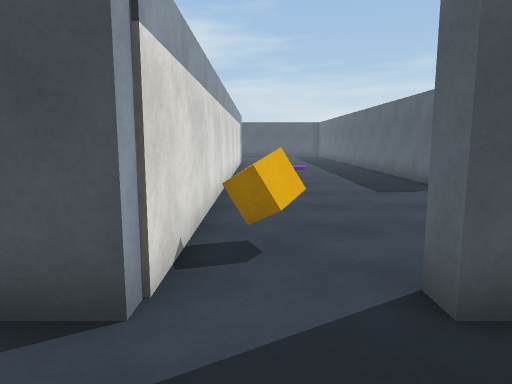
[1] (above)

24 first-person views from a walk through a scene from a Unity 3-D project. The camera is 1.4 m above the floor, tilts 8° down and sees 70° across. The floor is counted in squares, 1 m on a side. Each view is taken from the middle of a square. On the plan, view 1 faces up. The plan holds only what a view shows up to about 16 squares ahead; the rest is blank. The player character is not drawn. Surface patterns are stand-ins for the level's own textures.

[2]
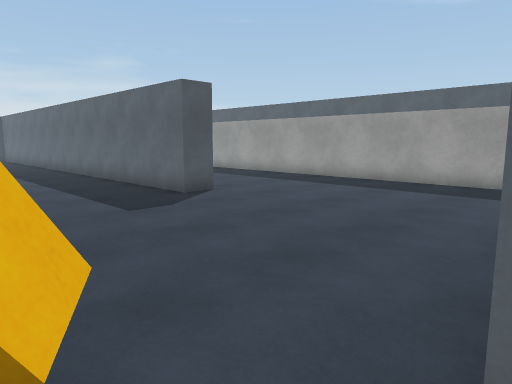

[3]
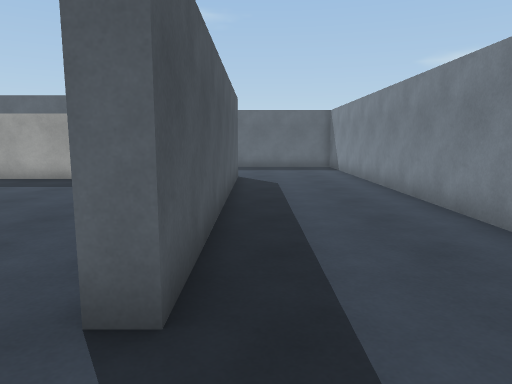

[4]
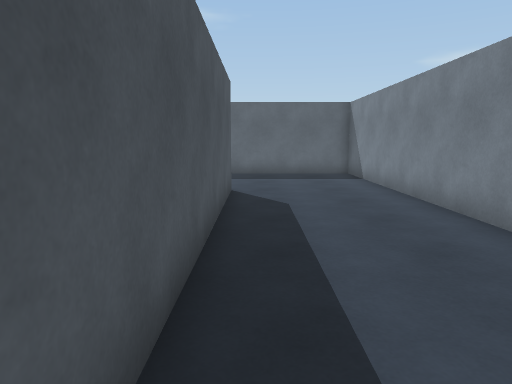

[5]
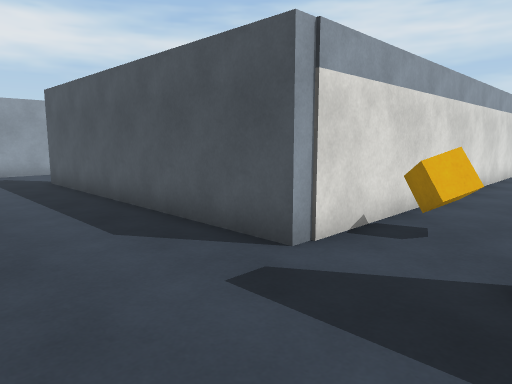

[6]
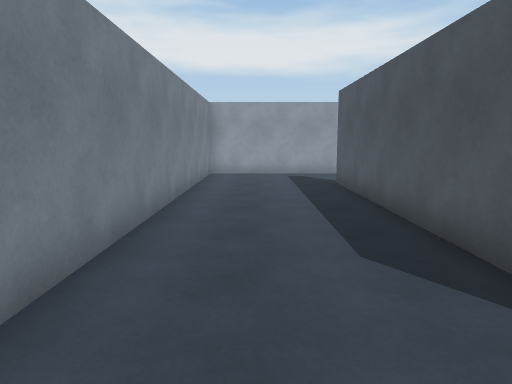

[7]
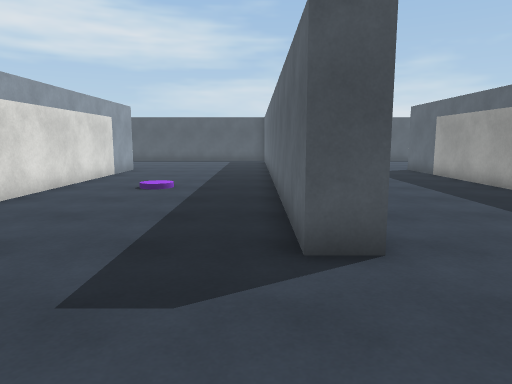

[8]
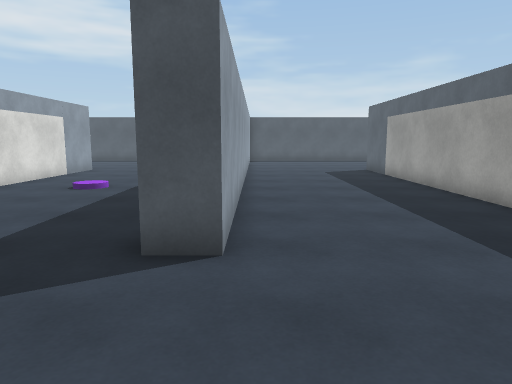

[9]
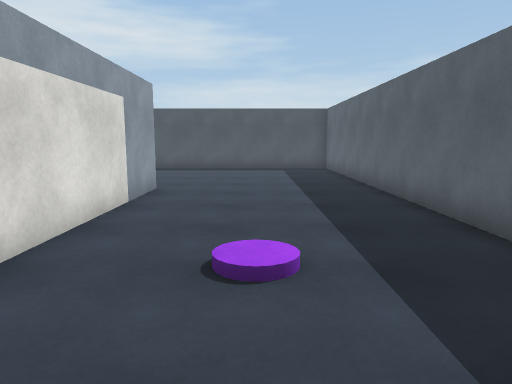

[10]
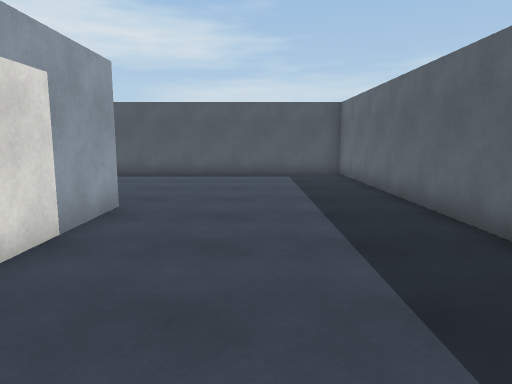

[11]
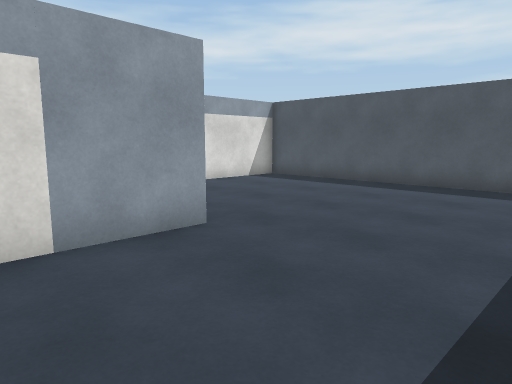

[12]
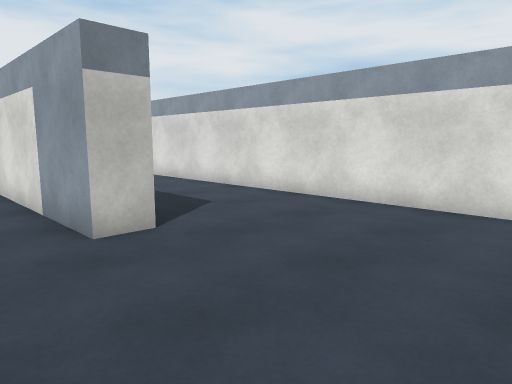

[13]
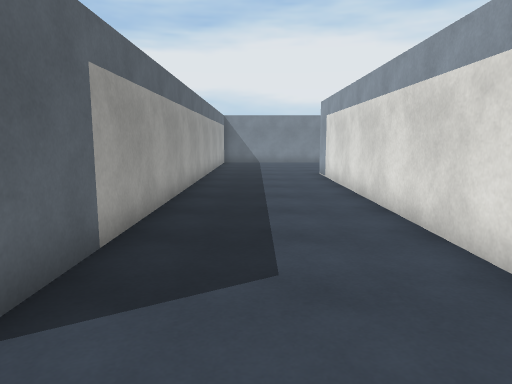

[14]
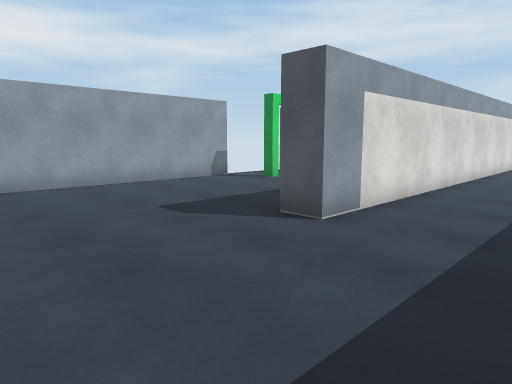

[15]
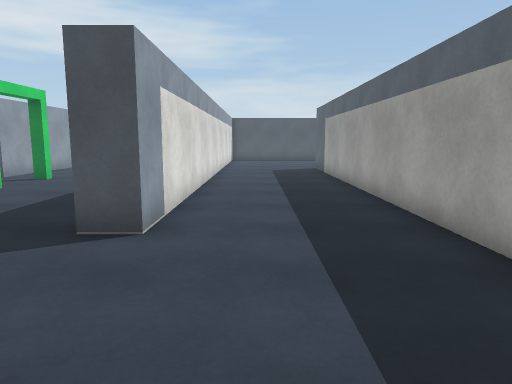

[16]
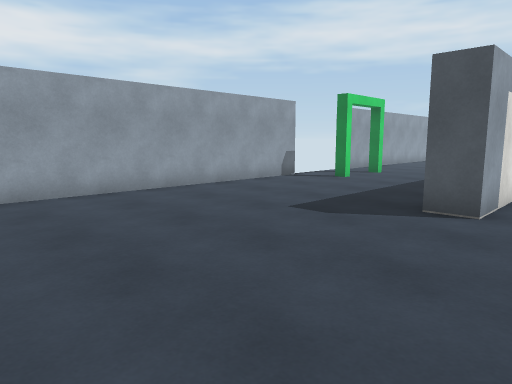

[17]
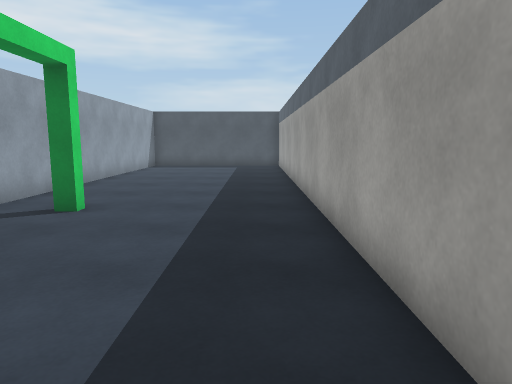

[18]
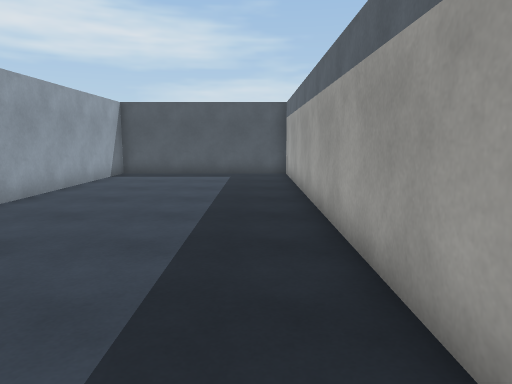

[19]
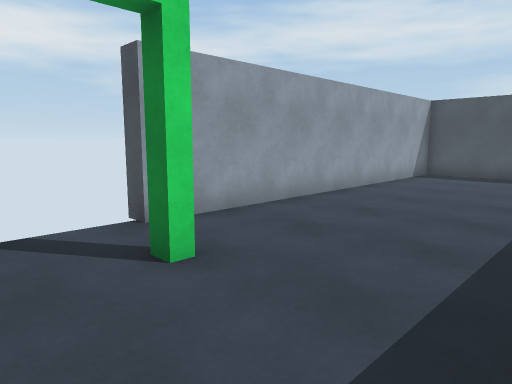

[20]
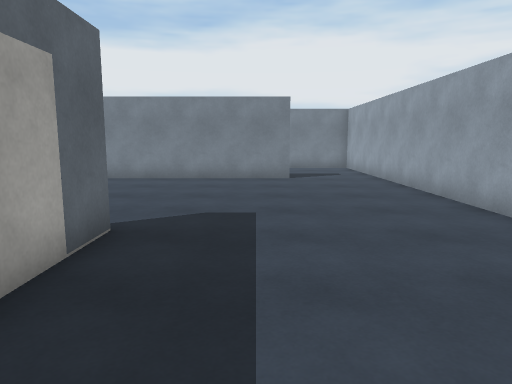

[21]
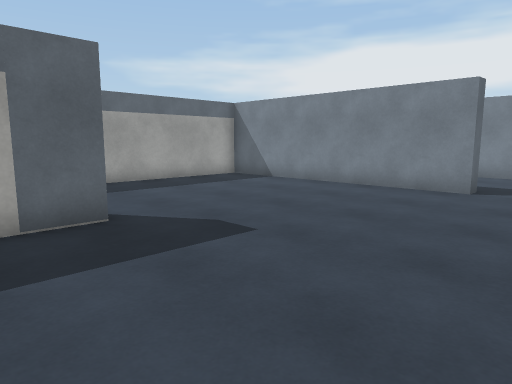

[22]
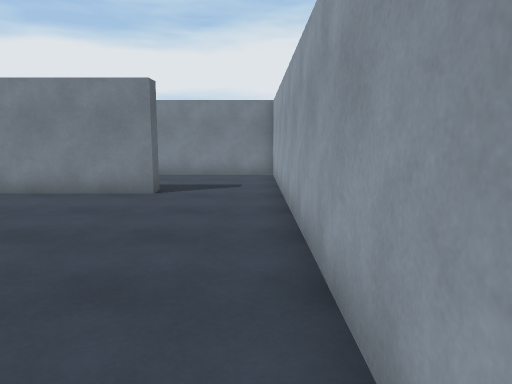

[23]
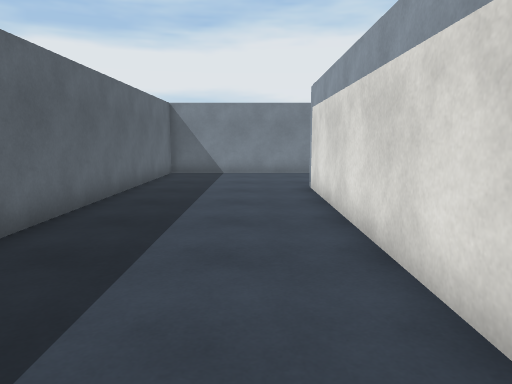

[24]
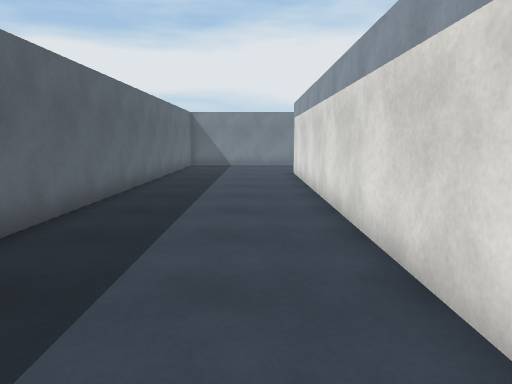

### Floor plan
Points are (right, up) in squares from view 1. A wall is a line through its corners. A room is listed if a view was taken in it or the views show most of it. See-through windows are left out.
Room 1 (views 1, 2, 3, 4, 5, 6, 7, 8, 9, 10, 11, 12, 13, 14, 15, 16, 17, 18, 19, 20, 21, 22, 23, 24)
walls: (-0.9, 22.4) (-0.9, 2.7) (-11.3, 2.7) (-11.3, 3.3) (-2, 3.3) (-2, 22.4); (6.6, 22.5) (6.6, 11.3) (5.6, 11.3) (5.6, 32.7) (-6.7, 32.7) (-6.7, 13.4); (-2, 24.8) (-0.9, 24.8); (-7.7, 12.6) (-7.7, 32.7) (-14.7, 32.7) (-14.7, 20); (13.4, 16.9) (13.4, 2.7) (1.6, 2.7) (1.6, 3.4); (12.4, 5.2) (12.4, 22.2); (-14.7, 16.1) (-14.7, -2) (-1.6, -2); (4.5, -2) (18.7, -2) (18.7, 13.9)
ways out: gap at (-15, 16); gap at (-15, 20)
objects: other object (-13, 17); other object (-13, 19); other object (-7, 13); other object (-2, 23) to (-1, 24); other object (0, 4) to (1, 5); other object (13, 22)

Where each view was taken, in squares from view 1:
view 1: 0 up, 0 right, facing up
view 2: 3 up, 0 right, facing up-right
view 3: 2 up, 1 left, facing right
view 4: 2 up, 3 right, facing right
view 5: 1 down, 2 right, facing up-left
view 6: 0 up, 1 right, facing left
view 7: 7 up, 5 right, facing up
view 8: 7 up, 7 right, facing up
view 9: 14 up, 2 right, facing up
view 10: 17 up, 2 right, facing up
view 11: 21 up, 4 right, facing up-left
view 12: 30 up, 1 right, facing down-left
view 13: 27 up, 4 left, facing down
view 14: 6 up, 3 left, facing up-left
view 15: 6 up, 5 left, facing up
view 16: 4 up, 5 left, facing up-left
view 17: 12 up, 9 left, facing up
view 18: 17 up, 9 left, facing up
view 19: 17 up, 9 left, facing up-left
view 20: 17 up, 10 left, facing down
view 21: 14 up, 14 left, facing down-right
view 22: 13 up, 14 left, facing down
view 23: 14 up, 15 right, facing down
view 24: 19 up, 15 right, facing down
